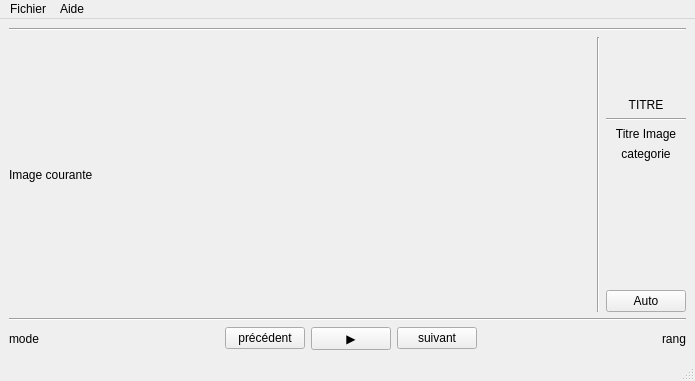
<?xml version="1.0" encoding="UTF-8"?>
<ui version="4.0">
 <class>lecteurVue</class>
 <widget class="QMainWindow" name="lecteurVue">
  <property name="geometry">
   <rect>
    <x>0</x>
    <y>0</y>
    <width>695</width>
    <height>381</height>
   </rect>
  </property>
  <property name="windowTitle">
   <string>lecteurVue</string>
  </property>
  <widget class="QWidget" name="centralwidget">
   <layout class="QGridLayout" name="gridLayout">
    <item row="0" column="0">
     <layout class="QVBoxLayout" name="verticalLayout">
      <property name="sizeConstraint">
       <enum>QLayout::SetMinimumSize</enum>
      </property>
      <item>
       <layout class="QHBoxLayout" name="horizontalLayout"/>
      </item>
      <item>
       <widget class="Line" name="line_3">
        <property name="orientation">
         <enum>Qt::Horizontal</enum>
        </property>
       </widget>
      </item>
      <item>
       <layout class="QHBoxLayout" name="horizontalLayout_2" stretch="1,0,0">
        <item>
         <layout class="QVBoxLayout" name="verticalLayout_3">
          <item>
           <widget class="QLabel" name="image">
            <property name="text">
             <string>Image courante</string>
            </property>
           </widget>
          </item>
         </layout>
        </item>
        <item>
         <widget class="Line" name="line_4">
          <property name="orientation">
           <enum>Qt::Vertical</enum>
          </property>
         </widget>
        </item>
        <item>
         <layout class="QVBoxLayout" name="verticalLayout_2">
          <item>
           <spacer name="verticalSpacer_2">
            <property name="orientation">
             <enum>Qt::Vertical</enum>
            </property>
            <property name="sizeHint" stdset="0">
             <size>
              <width>20</width>
              <height>40</height>
             </size>
            </property>
           </spacer>
          </item>
          <item>
           <widget class="QLabel" name="titre">
            <property name="text">
             <string>TITRE</string>
            </property>
            <property name="alignment">
             <set>Qt::AlignCenter</set>
            </property>
           </widget>
          </item>
          <item>
           <widget class="Line" name="line_5">
            <property name="orientation">
             <enum>Qt::Horizontal</enum>
            </property>
           </widget>
          </item>
          <item>
           <widget class="QLabel" name="titreImage">
            <property name="text">
             <string>Titre Image</string>
            </property>
            <property name="alignment">
             <set>Qt::AlignCenter</set>
            </property>
           </widget>
          </item>
          <item>
           <widget class="QLabel" name="categorie">
            <property name="text">
             <string>categorie</string>
            </property>
            <property name="alignment">
             <set>Qt::AlignCenter</set>
            </property>
           </widget>
          </item>
          <item>
           <spacer name="verticalSpacer_3">
            <property name="orientation">
             <enum>Qt::Vertical</enum>
            </property>
            <property name="sizeHint" stdset="0">
             <size>
              <width>20</width>
              <height>40</height>
             </size>
            </property>
           </spacer>
          </item>
          <item>
           <spacer name="verticalSpacer">
            <property name="orientation">
             <enum>Qt::Vertical</enum>
            </property>
            <property name="sizeHint" stdset="0">
             <size>
              <width>20</width>
              <height>40</height>
             </size>
            </property>
           </spacer>
          </item>
          <item>
           <widget class="QPushButton" name="modeDefilement">
            <property name="text">
             <string>Auto</string>
            </property>
           </widget>
          </item>
         </layout>
        </item>
       </layout>
      </item>
      <item>
       <widget class="Line" name="line_2">
        <property name="orientation">
         <enum>Qt::Horizontal</enum>
        </property>
       </widget>
      </item>
      <item>
       <layout class="QHBoxLayout" name="horizontalLayout_3">
        <item>
         <widget class="QLabel" name="mode">
          <property name="text">
           <string>mode</string>
          </property>
         </widget>
        </item>
        <item>
         <spacer name="horizontalSpacer_2">
          <property name="orientation">
           <enum>Qt::Horizontal</enum>
          </property>
          <property name="sizeHint" stdset="0">
           <size>
            <width>40</width>
            <height>20</height>
           </size>
          </property>
         </spacer>
        </item>
        <item>
         <widget class="QPushButton" name="precedent">
          <property name="text">
           <string>précédent</string>
          </property>
         </widget>
        </item>
        <item>
         <widget class="QPushButton" name="pause">
          <property name="text">
           <string>▶</string>
          </property>
         </widget>
        </item>
        <item>
         <widget class="QPushButton" name="suivant">
          <property name="text">
           <string>suivant</string>
          </property>
         </widget>
        </item>
        <item>
         <spacer name="horizontalSpacer_3">
          <property name="orientation">
           <enum>Qt::Horizontal</enum>
          </property>
          <property name="sizeHint" stdset="0">
           <size>
            <width>40</width>
            <height>20</height>
           </size>
          </property>
         </spacer>
        </item>
        <item>
         <widget class="QLabel" name="rang">
          <property name="text">
           <string>rang</string>
          </property>
          <property name="alignment">
           <set>Qt::AlignCenter</set>
          </property>
         </widget>
        </item>
       </layout>
      </item>
     </layout>
    </item>
   </layout>
  </widget>
  <widget class="QMenuBar" name="menubar">
   <property name="geometry">
    <rect>
     <x>0</x>
     <y>0</y>
     <width>695</width>
     <height>21</height>
    </rect>
   </property>
   <widget class="QMenu" name="menuFichier">
    <property name="title">
     <string>Fichier</string>
    </property>
    <widget class="QMenu" name="menuParametres">
     <property name="title">
      <string>Paramètres</string>
     </property>
     <addaction name="actionVitesse"/>
     <addaction name="separator"/>
     <addaction name="actionFiltre"/>
    </widget>
    <addaction name="menuParametres"/>
    <addaction name="separator"/>
    <addaction name="actionCharger_diaporama"/>
    <addaction name="separator"/>
    <addaction name="actionQuitter"/>
   </widget>
   <widget class="QMenu" name="menu_aide">
    <property name="title">
     <string>Aide</string>
    </property>
    <addaction name="actionAProposDe"/>
    <addaction name="separator"/>
   </widget>
   <addaction name="menuFichier"/>
   <addaction name="menu_aide"/>
  </widget>
  <widget class="QStatusBar" name="statusbar"/>
  <action name="actionQuitter">
   <property name="text">
    <string>Quitter</string>
   </property>
  </action>
  <action name="actionAProposDe">
   <property name="text">
    <string>À propos de</string>
   </property>
  </action>
  <action name="actionFiltres">
   <property name="text">
    <string>Filtres</string>
   </property>
  </action>
  <action name="actionCharger_diaporama">
   <property name="text">
    <string>Charger diaporama</string>
   </property>
  </action>
  <action name="actionVitesse">
   <property name="text">
    <string>Vitesse de défilement</string>
   </property>
  </action>
  <action name="actionFiltre">
   <property name="text">
    <string>Filtres</string>
   </property>
  </action>
 </widget>
 <resources/>
 <connections/>
</ui>
